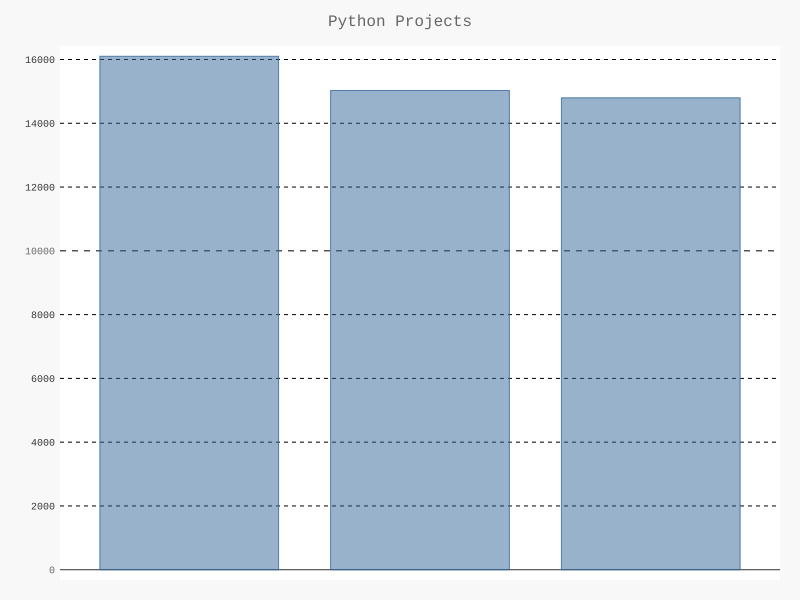

This chart was generated by the following Python code:
import pygal
from pygal.style import LightColorizedStyle as LCS, LightenStyle as LS

my_style = LS('#336699', base_style=LCS)

chart = pygal.Bar(style = my_style, x_label_rotation=45, show_legend=False)
chart.title = 'Python Projects'
chart.x_label = ['httpie', 'django', 'flask']

plot_dicts = [
	{'value': 16101, 'label': 'Description of httpie.'},
    {'value': 15028, 'label': 'Description of django.'},
    {'value': 14798, 'label': 'Description of flask.'},
]

chart.add('', plot_dicts)
chart.render_to_file('bar_description.svg')
